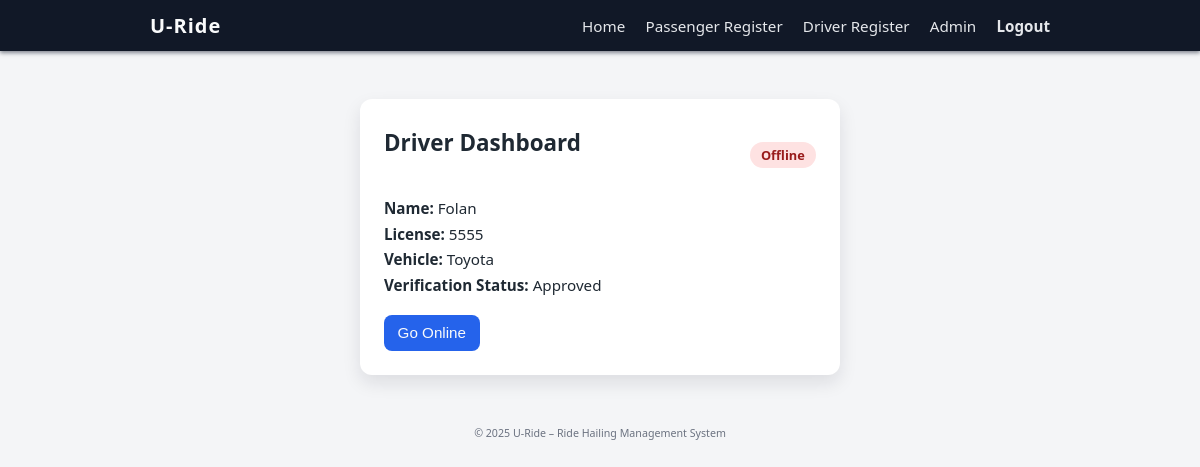
The page /driver/dashboard (signed in) on the database its author committed.
### tables this page shows
CREATE TABLE users (
    id INTEGER PRIMARY KEY AUTOINCREMENT,
    name TEXT NOT NULL,
    email TEXT UNIQUE NOT NULL,
    phone TEXT UNIQUE NOT NULL,
    password_hash TEXT NOT NULL,
    role TEXT NOT NULL CHECK (role IN ('passenger', 'driver', 'admin'))
);

CREATE TABLE drivers (
    id INTEGER PRIMARY KEY AUTOINCREMENT,
    user_id INTEGER NOT NULL,
    license_number TEXT,
    vehicle_info TEXT,
    id_doc_path TEXT,
    license_doc_path TEXT,
    vehicle_doc_path TEXT,
    verification_status TEXT NOT NULL DEFAULT 'pending'
        CHECK (verification_status IN ('pending', 'approved', 'rejected')),
    FOREIGN KEY(user_id) REFERENCES users(id)
);

### app.py (the view)
@app.route("/driver/dashboard", methods=["GET"])
def driver_dashboard():
    if "user_id" not in session or session.get("role") != "driver":
        flash("Please log in as a driver to access your dashboard.")
        return redirect(url_for("passenger_login_page"))
    conn = get_db()
    cursor = conn.cursor()
    cursor.execute("""
                   SELECT
                       u.name,
                       d.id              AS driver_id,
                       d.license_number,
                       d.vehicle_info,
                       d.verification_status,
                       COALESCE(ds.is_online, 0) AS is_online
                   FROM drivers d
                            JOIN users u ON d.user_id = u.id
                            LEFT JOIN driver_status ds ON ds.driver_id = d.id
                   WHERE u.id = ?
                   """, (session["user_id"],))
    driver = cursor.fetchone()
    conn.close()
    if driver is None:
        flash("Driver profile not found. Please complete your registration first.")
        return redirect(url_for("driver_register_page"))
    return render_template("driver_dashboard.html", driver=driver)

### app.py (called while the page is built)
def get_db():
    conn = sqlite3.connect(DB_PATH)
    conn.row_factory = sqlite3.Row
    return conn

### templates/driver_dashboard.html (shortened to what this page needs)
{% extends "base.html" %}
{% block content %}
<div class="card driver-dashboard">
    <div class="card-header-row">
        <h2 class="card-title">Driver Dashboard</h2>
        <span class="status-pill {% if driver.is_online %}status-online{% else %}status-offline{% endif %}">
            {% if driver.is_online %}Online{% else %}Offline{% endif %}
        </span>
    </div>
    <div class="driver-info">
        <p><strong>Name:</strong> {{ driver.name }}</p>
        <p><strong>License:</strong> {{ driver.license_number }}</p>
        <p><strong>Vehicle:</strong> {{ driver.vehicle_info }}</p>
        <p>
            <strong>Verification Status:</strong>
            <span class="badge
                {% if driver.verification_status == 'approved' %}badge-approved
                {% elif driver.verification_status == 'rejected' %}badge-rejected
                {% else %}badge-pending
                {% endif %}
            ">
                {{ driver.verification_status | capitalize }}
            </span>
        </p>
    </div>
    {% if driver.verification_status == "approved" %}
        <form method="POST"
              action="{{ url_for('driver_toggle') }}"
              class="toggle-form">
            <button type="submit" class="btn btn-primary">
                {% if driver.is_online %}
                    Go Offline
                {% else %}
                    Go Online
                {% endif %}
            </button>
        </form>
    {% else %}
        <p class="warning">
            You cannot go online until an admin approves your account.
        </p>
    {% endif %}
</div>
{% endblock %}

### static/style.css (style rules this page uses)
* { box-sizing: border-box; margin: 0; padding: 0; }
body { font-family: system-ui, -apple-system, BlinkMacSystemFont, "Segoe UI", sans-serif; background: #f4f5f7; color: #1f2933; }
.card { background: #ffffff; border-radius: 0.75rem; padding: 1.75rem 1.5rem 1.5rem; box-shadow: 0 8px 18px rgba(15, 23, 42, 0.1); }
.card-title { margin-bottom: 1.5rem; font-size: 1.4rem; font-weight: 600; text-align: center; }
.btn { border-radius: 0.5rem; border: none; padding: 0.6rem 0.85rem; font-size: 0.95rem; cursor: pointer; font-weight: 500; }
.btn-primary { background: #2563eb; color: #f9fafb; }
.driver-dashboard { margin-top: 1rem; }
.card-header-row { display: flex; align-items: center; justify-content: space-between; margin-bottom: 1rem; }
.status-pill { padding: 0.25rem 0.7rem; border-radius: 999px; font-size: 0.8rem; font-weight: 600; }
.status-offline { background: #fee2e2; color: #991b1b; }
.driver-info p { font-size: 0.95rem; margin-bottom: 0.35rem; }
.toggle-form { margin-top: 1.25rem; }

### rows shown on the page
users: name "Folan"
drivers: license_number "5555", vehicle_info "Toyota", verification_status "Approved"
